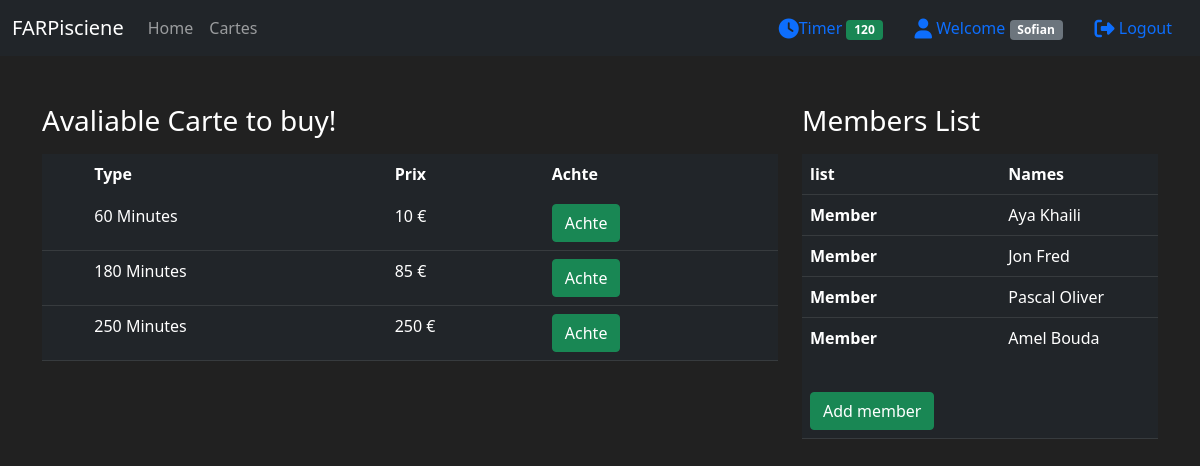
Screenshot of /carte (signed in) with the database file from the repository.
### far_app/models.py (models this page shows, shortened)
class Client(db.Model, UserMixin):
    id = db.Column(db.Integer(), primary_key=True)
    nom = db.Column(db.String(length=30), nullable=False)
    prenom = db.Column(db.String(length=30), nullable=False)
    telephone = db.Column(db.String(length=10), nullable=False, unique=True)
    code_pin = db.Column(db.Integer(), nullable=False) # ADD PIN CODE
    email = db.Column(db.String(length=50), nullable=False, unique=True)
    password_hash = db.Column(db.String(length=68), nullable=False)
    adresse_rue = db.Column(db.String(length=30))
    code_postal = db.Column(db.String(length=8))
    ville = db.Column(db.String(length=10))
    memo = db.Column(db.String(length=256))
    timer = db.Column(db.Integer(), default=0)
    cartes = db.relationship('Carte', backref='owned_user', lazy=True)
    members = db.relationship('Member', backref='main_user', lazy=True)
    '''
    need function later
    '''
    @property
    def password(self):
        return self.password

class Carte(db.Model):
    id = db.Column(db.Integer(), primary_key=True)
    solde = db.Column(db.Integer(), nullable=False)
    code_pin = db.Column(db.String(length=8))
    type_carte = db.Column(db.String(), nullable=False)
    date_achat = db.Column(db.String())#test time
    date_exp = db.Column(db.String())
    owner = db.Column(db.Integer(), db.ForeignKey('client.id'))

class Member(db.Model):
    id = db.Column(db.Integer(), primary_key=True)
    member_nom = db.Column(db.String(length=30), nullable=False)
    member_prenom = db.Column(db.String(length=30), nullable=False)
    member_age = db.Column(db.String(length=30))
    owner_member = db.Column(db.Integer(), db.ForeignKey('client.id'))

### far_app/routes.py (the view, shortened to what this page needs)
@app.route('/carte', methods=['GET', 'POST'])
@login_required # REQUIRE CLIENT TO LOGIN BEFORE ACCESS THIS PAGE
def carte_page():
    member_form = AddMemberForm()
    purchase_form = PurchaseCartForm()
    if request.method == "GET":
        user_id = current_user.id
        cartes = Carte.query.all()
        members = Member.query.filter_by(owner_member=user_id)
        print(f'THIS MEMBER SHIP WITH THIS CLIENT: {members}')
        return render_template('carte.html', cartes=cartes, members=members, purchase_form=purchase_form, member_form=member_form)

### far_app/models.py (called while the page is built)
@login_manager.user_loader
def load_user(user_id):
    return Client.query.get(int(user_id))

### far_app/Templates/Carte.html (shortened to what this page needs)
{% extends 'layout.html' %} {% block title %} Cartes page {% endblock %} {%
block body %}
<div class="container">
  <div class="row">
    <div class="col-8">
      <h3 class="mt-5">Avaliable Carte to buy!</h3>
        <table class="table mt-3">
          <thead>
            <tr class="table-dark">
              <th scope="col"></th>
              <th scope="col">Type</th>
              <th scope="col">Prix</th>
              <th scope="col">Achte</th>
            </tr>
          </thead>
          <tbody>
            {% for carte in cartes %}
            <tr class="table-dark">
              <th scope="row"></th>
              {% if carte.type_carte == 'Unlimited' %}
              <td>{{ carte.type_carte }}</td>
              {% else %}
              <td>{{ carte.type_carte }} Minutes</td>
              {% endif %}
              <td>{{ carte.solde }} €</td>
              <td>
                <button class="btn btn-outline btn-success" data-bs-toggle="modal" data-bs-target="#buyModal-{{ carte.id }}">Achte</button>
              </td>
            </tr>
            {% endfor %}
          </tbody>
        </table>
    </div>
    <div class="col-4">
      <h3 class="mt-5">Members List</h3>
      <table class="table mt-3">
        <thead>
          <tr class="table-dark">
            <th scope="col">list</th>
            <th scope="col">Names</th>
                 {% for member in members %}
                 <tr class="table-dark">
                   <th scope="row">Member</th>
                   <td> {{ member.member_prenom }} {{ member.member_nom }}</td>
                </tr>
                {% endfor %}
        </thead>
        <tbody>
          <tr class="table-dark">
            <td>
              <button class="btn btn-outline btn-success mt-4" id="add_mem" data-bs-toggle="modal" data-bs-target="#addModal-{{ current_user.id }}">Add member</button>
            </td>
            <td></td>
        </tbody>
      </table>
    </div>
  </div>
</div>
  {% endblock%}

### far_app/Templates/layout.html (shortened to what this page needs)
<!DOCTYPE html>
<html lang="en">
  <head>
    <link
      href="https://cdn.jsdelivr.net/npm/bootstrap@5.1.3/dist/css/bootstrap.min.css"
      rel="stylesheet"
    />
  </head>
  <body>
    <nav class="navbar navbar-expand-lg navbar-dark bg-dark">
      <div class="container-fluid">
        <a class="navbar-brand" href="#">FARPisciene</a>
        <div class="collapse navbar-collapse" id="navbarNavAltMarkup">
          <div class="navbar-nav">
            <a
              class="nav-link"
              aria-current="page"
              href="{{url_for('home_page')}}"
              >Home</a
            >
            <a class="nav-link" href="{{url_for('carte_page')}}">Cartes</a>
          </div>
        </div>
        {% if current_user.is_authenticated %}
          <div class="d-flex">
            <a class="nav-link" href="#"><i class="fas fa-clock fa-lg"></i>Timer
              <span class="badge bg-success"> {{ current_user.timer }}</span></a>
            <span class="nav-link" href="#"><i class="fas fa-user fa-lg"></i> Welcome
              <span class="badge bg-secondary">{{ current_user.prenom }}</span></span>
            <a class="nav-link" href="{{url_for('logout_page')}}"><i class="fas fa-sign-out-alt fa-lg"></i> Logout</a>
          </div>
        {% else%}
          <div class="d-flex">
            <a class="nav-link" href="{{url_for('login_page')}}">Log in</a>
            <a class="nav-link" href="{{url_for('register_page')}}">Register</a>
          </div>
        {% endif%}
      </div>
    </nav>
    {% block body %}
    {% endblock %}
  </body>
</html>

### far_app/Templates/layout.html (style rules this page uses)
body { background-color: #212121; color: white; }

### rows the page displays
Client: timer "120", prenom "Sofian"
Carte: type_carte "60", solde "10"
Carte: type_carte "180", solde "85"
Carte: type_carte "250", solde "250"
Member: member_prenom "Aya", member_nom "Khaili"
Member: member_prenom "Jon", member_nom "Fred"
Member: member_prenom "Pascal", member_nom "Oliver"
Member: member_prenom "Amel", member_nom "Bouda"
